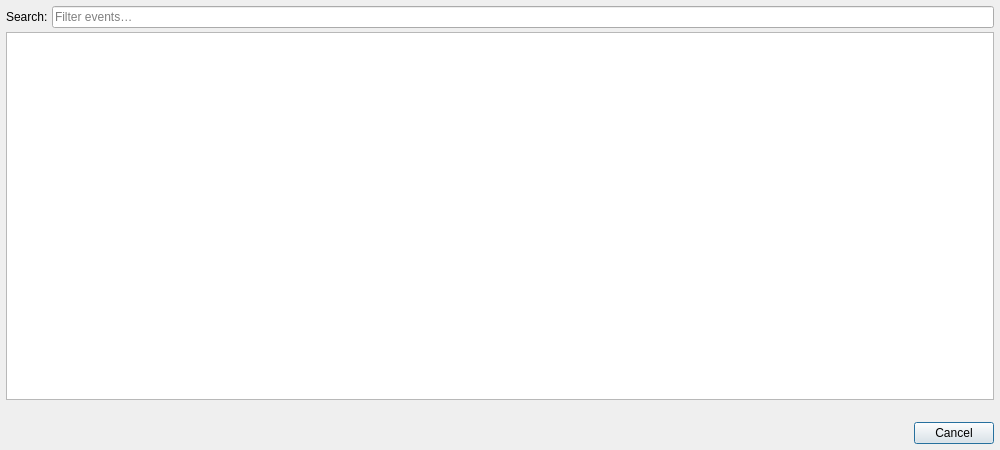
<?xml version="1.0" encoding="UTF-8"?>
<ui version="4.0">
 <class>OpenEventDialog</class>
 <widget class="QDialog" name="OpenEventDialog">
  <property name="windowTitle">
   <string>Open event</string>
  </property>
  <property name="minimumSize">
   <size>
    <width>1000</width>
    <height>450</height>
   </size>
  </property>
  <layout class="QVBoxLayout" name="verticalLayout">
   <property name="leftMargin">
    <number>6</number>
   </property>
   <property name="topMargin">
    <number>6</number>
   </property>
   <property name="rightMargin">
    <number>6</number>
   </property>
   <property name="bottomMargin">
    <number>6</number>
   </property>
   <property name="spacing">
    <number>4</number>
   </property>
   <item>
    <layout class="QHBoxLayout" name="searchLayout">
     <item>
      <widget class="QLabel" name="label">
       <property name="text">
        <string>Search:</string>
       </property>
      </widget>
     </item>
     <item>
      <widget class="QLineEdit" name="searchEdit">
       <property name="placeholderText">
        <string>Filter events…</string>
       </property>
       <property name="clearButtonEnabled">
        <bool>true</bool>
       </property>
      </widget>
     </item>
    </layout>
   </item>
   <item>
    <widget class="qf::gui::TableView" name="tableView"/>
   </item>
   <item>
    <widget class="QLabel" name="legend"/>
   </item>
   <item>
    <widget class="QDialogButtonBox" name="buttonBox">
     <property name="standardButtons">
      <set>QDialogButtonBox::Cancel</set>
     </property>
    </widget>
   </item>
  </layout>
 </widget>
 <customwidgets>
  <customwidget>
   <class>qf::gui::TableView</class>
   <extends>QTableView</extends>
   <header location="global">qf/gui/tableview.h</header>
  </customwidget>
 </customwidgets>
 <resources/>
 <connections>
  <connection>
   <sender>buttonBox</sender>
   <signal>rejected()</signal>
   <receiver>OpenEventDialog</receiver>
   <slot>reject()</slot>
   <hints>
    <hint type="sourcelabel">
     <x>500</x>
     <y>430</y>
    </hint>
    <hint type="destinationlabel">
     <x>500</x>
     <y>450</y>
    </hint>
   </hints>
  </connection>
 </connections>
</ui>
